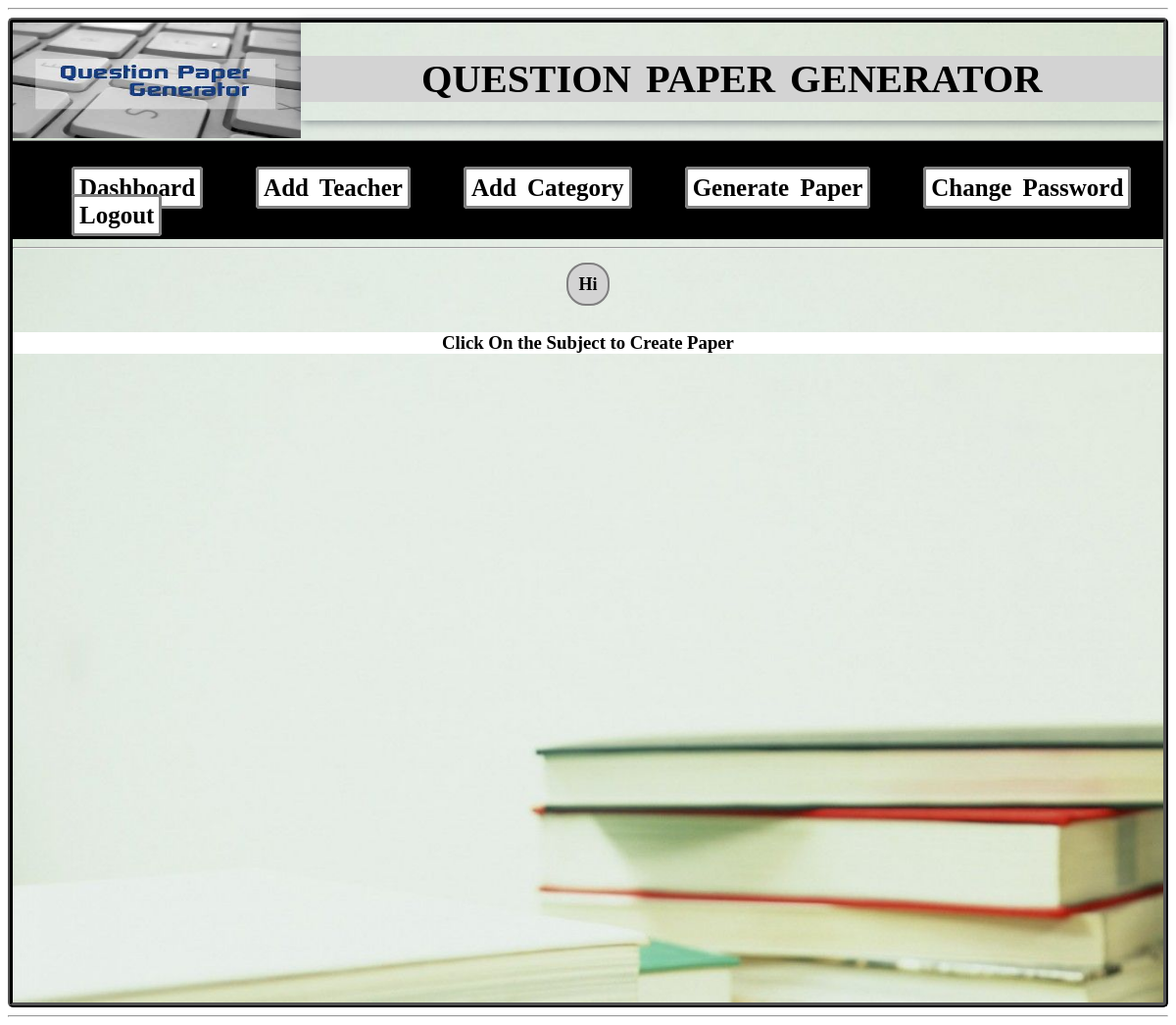
The app's page /admin/generate-paper.php, older data.
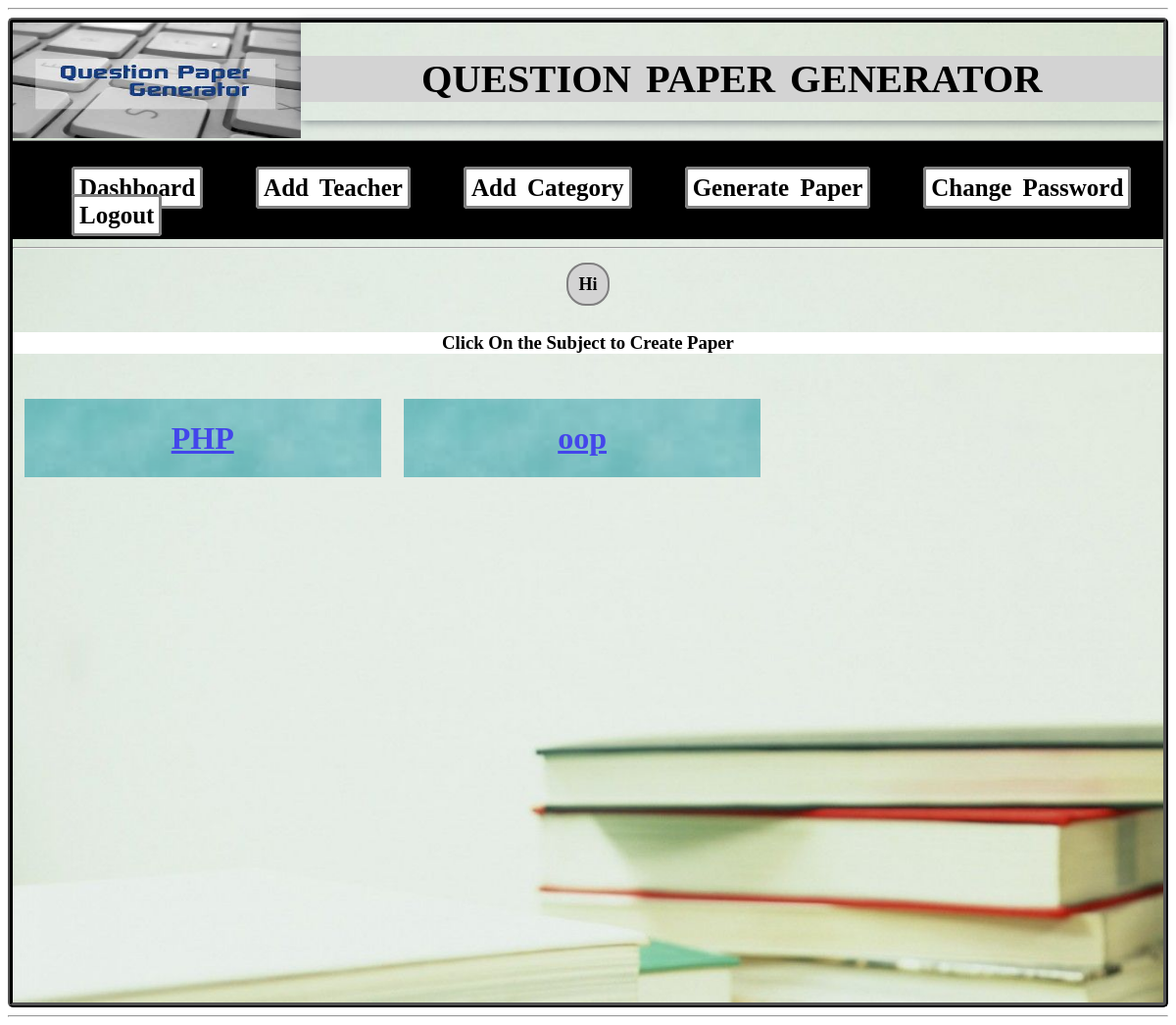
The same page, newer data.
### tables this page shows
CREATE TABLE IF NOT EXISTS `addsubject` (
  `sid` int(10) NOT NULL,
  `sname` varchar(255) NOT NULL,
  `tid` int(11) NOT NULL,
  `qstatus` varchar(100) NOT NULL,
  PRIMARY KEY (`sid`)
);

### admin/generate-paper.php (the view, shortened to what this page needs)
<html>
<head>
<link rel="stylesheet" type="text/css" href="css/style1.css">
</head>
<body><hr>
<?php include 'header.php';?>
	       <div id='tname'>
		       <h3 style="display:inline;
                          text-decoration:none;
	                      font-size:18px;
                          background-color:lightgray;
	                      padding:10px;
	                      border:2px solid gray;
	                      border-radius:20px;
	                      color:black;
	                      word-spacing:1px;
	                      font-weight:bold;">Hi <?php echo $_SESSION['arole'];?>
               </h3>
		   </div>
             <div id="content">
	<h3 style="background-color:white">Click On  the Subject to Create Paper</h3>
      <?php
	             include 'conection.php';
				 $queryS ="SELECT * FROM addsubject WHERE qstatus='Yes'";
				$resultS=mysqli_query($con,$queryS);
			    while($rows=mysqli_fetch_assoc($resultS))
				{
				?>
				<div class="subcols">
				<h1>
				<a href="marks -generate-paper.php?sid=<?php echo $rows['sid'];?>">
				<?php echo $rows['sname']; ?>
				</a>
				</h1>
	  <br> <br>
	            </div>
           	<?php
				}
				?>
             </div>
</div>
<hr>
</body>
</html>

Row changes from the older to the newer data that the page shows:
added addsubject: sname "PHP"
now on this page (row edited): addsubject: sname "oop"
